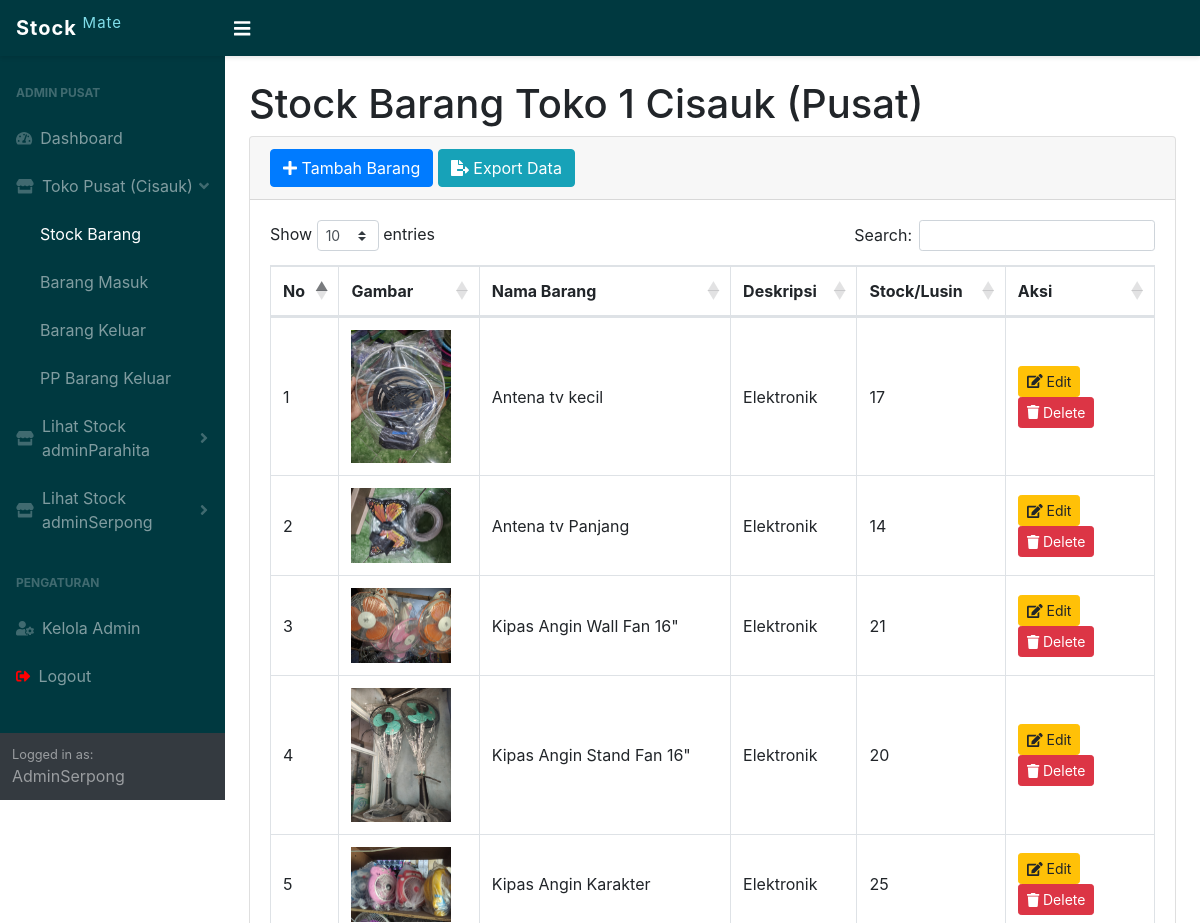
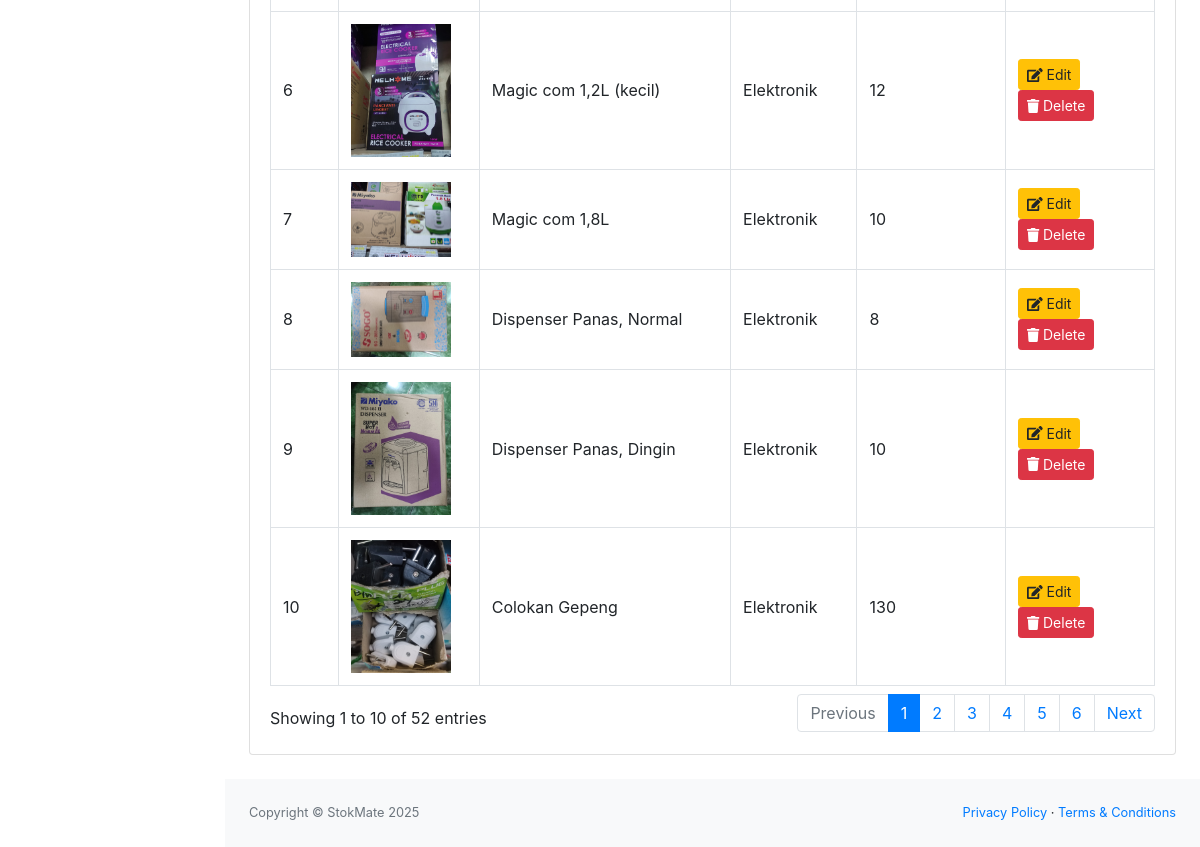
Page /admin/stock.php (signed in) on the committed database (2 pictures, top to bottom).
### tables this page shows
CREATE TABLE `pusatstock` (
  `idbarang` int(11) NOT NULL,
  `namabarang` varchar(50) NOT NULL,
  `deskripsi` varchar(50) NOT NULL,
  `stock` int(11) NOT NULL DEFAULT 0,
  `image` varchar(99) DEFAULT NULL
);

### admin/stock.php (the view, shortened to what this page needs)
<?php
$store_name = "Toko 1 Cisauk (Pusat)";
$store_prefix = "pusat";
?>
<!DOCTYPE html>
<html lang="en">
    <head>
        <link href="../css/styles.css" rel="stylesheet" />
        <link href="https://cdn.datatables.net/1.10.20/css/dataTables.bootstrap4.min.css" rel="stylesheet" />
    </head>
    <body class="sb-nav-fixed" >
        <nav class="sb-topnav navbar navbar-expand navbar-dark" style="background-color: #003940; box-shadow: 0 2px 4px rgba(0,0,0,0.1);">
            <a class="navbar-brand" href="index.php" style="font-weight: bold; letter-spacing: 1px;">
                Stock <sup style="color: #80DEEA; font-weight: normal;">Mate</sup>
            </a>
            <button class="btn btn-link btn-sm order-1 order-lg-0" id="sidebarToggle" href="#" style="color: #ffffff; transition: transform 0.3s ease;">
                <i class="fas fa-bars fa-lg"></i>
            </button>
        </nav>
        <div id="layoutSidenav">
            <?php require '_sidebar.php';  ?>
            <div id="layoutSidenav_content">
                <main>
                    <div class="container-fluid" >
                        <h1 class="mt-4">Stock Barang <?= $store_name; ?></h1>
                        <div class="card mb-4">
                            <div class="card-header">
                              <button type="button" class="btn btn-primary" data-toggle="modal" data-target="#myModal">
                                <i class="fas fa-plus"></i> Tambah Barang
                              </button>
                              <a href="export.php" class="btn btn-info"> <i class="fas fa-file-export"></i> Export Data</a>
                            </div>
                            <div class="card-body">
                                <div class="table-responsive">
                                    <table class="table table-bordered table-hover" id="dataTable" width="100%" cellspacing="0">
                                        <thead>
                                            <tr>
                                                <th>No</th>
                                                <th>Gambar</th>
                                                <th>Nama Barang</th>
                                                <th>Deskripsi</th>
                                                <th>Stock/Lusin</th>
                                                <th>Aksi</th>
                                            </tr>
                                        </thead>
                                        <tbody>
                                          <?php
                                          $ambilsemuadatastock = mysqli_query($conn, "select * from " . $store_prefix . "stock");
                                          $i = 1;
                                          while($data=mysqli_fetch_array($ambilsemuadatastock)){
                                              $namabarang = htmlspecialchars($data['namabarang']);
                                              $deskripsi = htmlspecialchars($data['deskripsi']);
                                              $stock = htmlspecialchars($data['stock']);
                                              $idb = $data['idbarang'];
                                              $gambar = $data['image'];
                                              if($gambar==null || !file_exists("../images/".$gambar)){
                                                  $img = 'No Photo';
                                              } else {
                                                  $img = '<img src="../images/'.htmlspecialchars($gambar).'" class="zoomable" alt="'.$namabarang.'">';
                                              }
                                          ?>
                                          <tr>
                                              <td><?=$i++;?></td>
                                              <td><?=$img;?></td>
                                              <td><?=$namabarang;?></td>
                                              <td><?=$deskripsi;?></td>
                                              <td><?=$stock;?></td>
                                              <td>
                                                  <button type="button" class="btn btn-warning btn-sm" data-toggle="modal" data-target="#edit<?=$idb;?>"> <i class="fas fa-edit"></i> Edit</button>
                                                  <button type="button" class="btn btn-danger btn-sm" data-toggle="modal" data-target="#delete<?=$idb;?>"> <i class="fas fa-trash"></i> Delete</button>
                                              </td>
                                          </tr>
                                          <?php }; ?>
                                        </tbody>
                                    </table>
                                </div>
                            </div>
                        </div>
                    </div>
                </main>
                <footer class="py-4 bg-light mt-auto">
                    <div class="container-fluid">
                        <div class="d-flex align-items-center justify-content-between small">
                            <div class="text-muted">Copyright &copy; StokMate 2025</div>
                            <div>
                                <a href="#">Privacy Policy</a>
                                &middot;
                                <a href="#">Terms &amp; Conditions</a>
                            </div>
                        </div>
                    </div>
                </footer>
            </div>
        </div>
    </body>
</html>

### admin/stock.php (style rules this page uses)
.zoomable { width: 100px; }
.table-responsive { overflow-x: visible; }
td { vertical-align: middle !important; }

### rows in the picture
pusatstock: image (picture), namabarang "Antena tv kecil", deskripsi "Elektronik", stock "17"
pusatstock: image (picture), namabarang "Antena tv Panjang", deskripsi "Elektronik", stock "14"
pusatstock: image (picture), namabarang "Kipas Angin Wall Fan 16\"", deskripsi "Elektronik", stock "21"
pusatstock: image (picture), namabarang "Kipas Angin Stand Fan 16\"", deskripsi "Elektronik", stock "20"
pusatstock: image (picture), namabarang "Kipas Angin Karakter", deskripsi "Elektronik", stock "25"
pusatstock: image (picture), namabarang "Magic com 1,2L (kecil)", deskripsi "Elektronik", stock "12"
pusatstock: image (picture), namabarang "Magic com 1,8L", deskripsi "Elektronik", stock "10"
pusatstock: image (picture), namabarang "Dispenser Panas, Normal", deskripsi "Elektronik", stock "8"
pusatstock: image (picture), namabarang "Dispenser Panas, Dingin", deskripsi "Elektronik", stock "10"
pusatstock: image (picture), namabarang "Colokan Gepeng", deskripsi "Elektronik", stock "130"

### other values in the picture
$_SESSION['roles'] "AdminSerpong"
$store_name "Toko 1 Cisauk (Pusat)"
